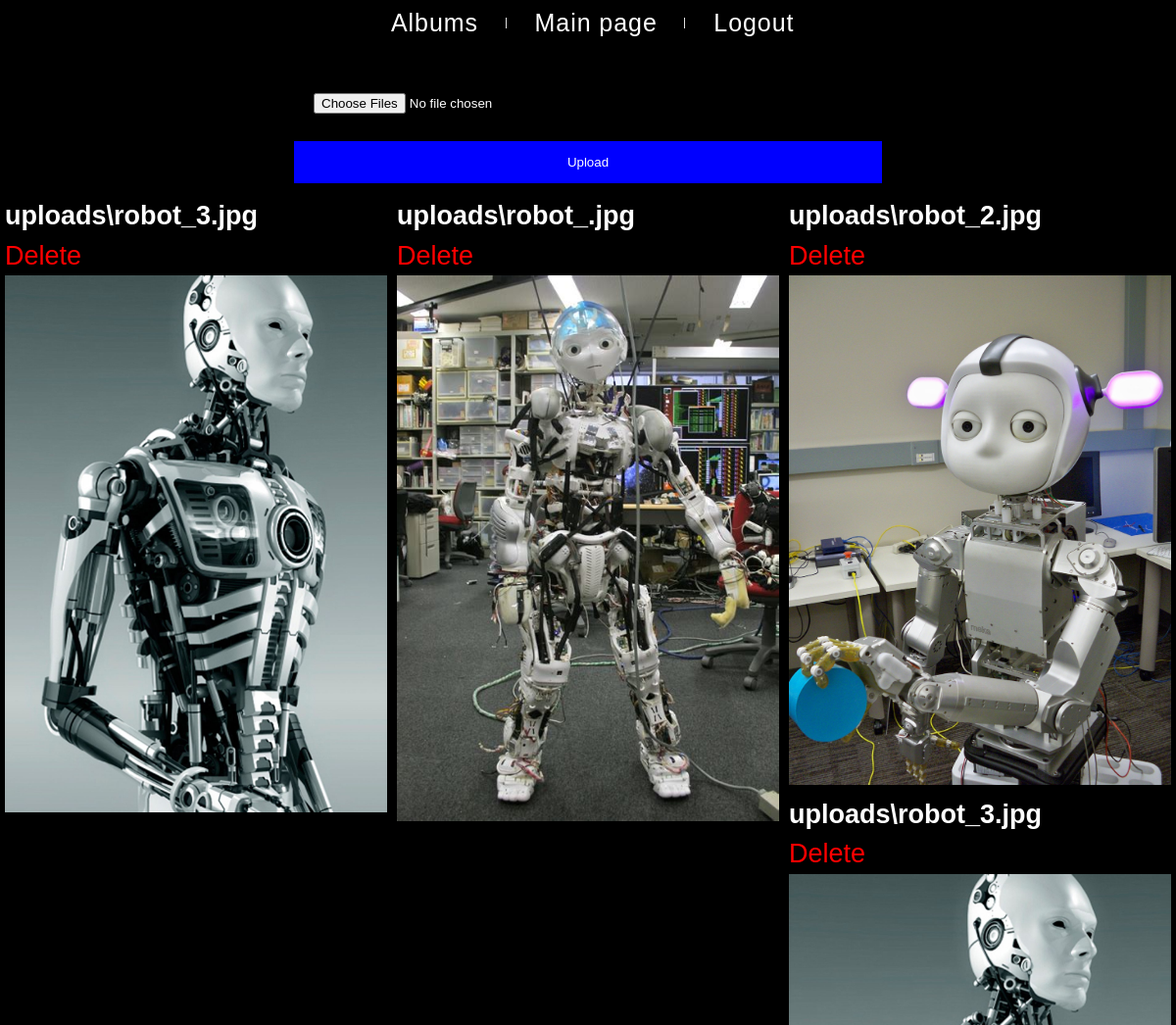
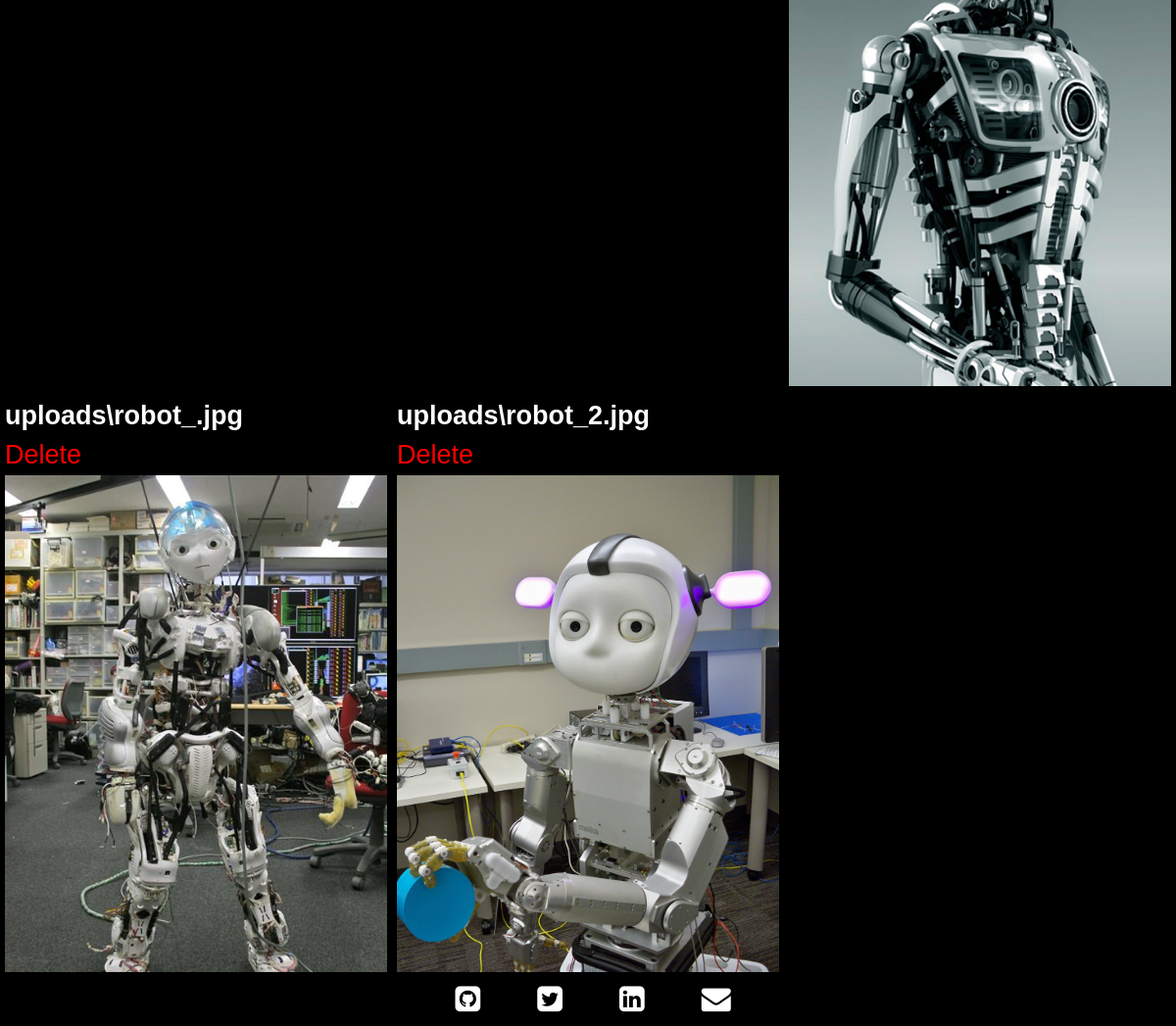
The app's page /photo_upload/2, older data (2 pictures, top to bottom).
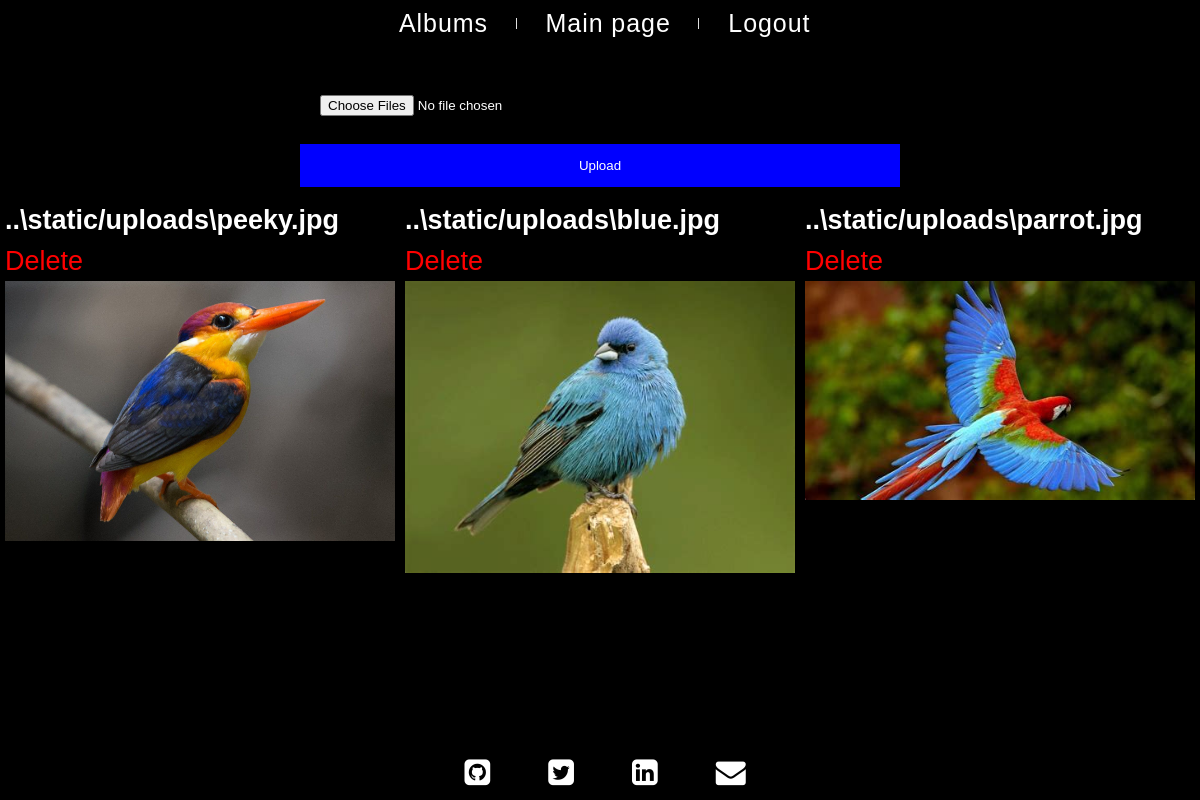
The same page, newer data.
### models.py (models this page shows)
class Photo(db.Model):
    id = db.Column(db.Integer, primary_key = True)
    album_id = db.Column(db.Integer, db.ForeignKey('album.id'))
    image = db.Column(db.String(100))

### views.py (the view, shortened to what this page needs)
@app.route('/photo_upload/<album_id>', methods=['GET','POST'])
def photo_upload(album_id):
    uploaded_files = request.files.getlist("file[]")
    filenames = []
    photos = Photo.query.filter_by(album_id=album_id).all()
    return render_template('upload.html', photos=photos, album_id = album_id)

### templates/upload.html
{% extends "base.html" %} {% block style %}
<link rel="stylesheet" type="text/css" href="{{ url_for('static',filename='styles/upload.css') }}"> {% endblock %} {% block top %}
<form method="post" enctype="multipart/form-data">
    <input type="file" multiple="" name="file[]" class="span3" />
    <input type="submit" value="Upload" class="span2">
</form>
{% endblock %} {% block body %}
<div class="row">
    {% for photo in photos %}
    <div class="column">
        <h2>{{photo.image}}</h2>
        <h2><a href="/delete_photo/{{photo.album_id}}/{{photo.id}}" style="color: red;">Delete</a></h2>
        <img src="{{photo.image}}" alt="Robot Image" width="460" height="345">
    </div>
    {% endfor %}
</div>
{% endblock %}

### templates/base.html (shortened to what this page needs)
<!DOCTYPE html>
<html>
<head>
    <link rel="stylesheet" href="https://cdnjs.cloudflare.com/ajax/libs/font-awesome/4.7.0/css/font-awesome.min.css">
    <link rel="stylesheet" type="text/css" href="{{ url_for('static',filename='styles/main.css') }}"> {% block style %} {% endblock %}
</head>
<body>
    {% block top %} {% endblock %}
    <section class="fixed-nav-bar">
        <nav>
            <div id="navigation-bar">
                <ul>
                    <li><a href="/album_menu"><span>Albums</span></a></li>
                    <li><a href="/"><span>Main page</span></a></li>
                    <li><a href="/logout"><span>Logout</span></a></li>
                </ul>
            </div>
        </nav>
    </section>
    {% block body %} {% endblock %}
    <footer>
        <div class="wrapper">
            <ul>
                <li>
                    <a class="fa fa-github-square " href="https://github.com/EvilRobot01" target="_blank"></a>
                </li>
                <li>
                    <a class="fa fa-twitter-square" href="https://twitter.com/harold_bothead" target="_blank"></a>
                </li>
                <li>
                    <a class="fa fa-linkedin-square " href="https://www.linkedin.com/in/harolddf/" target="_blank"></a>
                </li>
                <li>
                    <a class="fa fa-envelope" href="mailto:fullstackbot@hotmail.com" target="_blank"></a>
                </li>
            </ul>
        </div>
    </footer>
</body>
</html>

### static/styles/main.css (style rules this page uses)
.projects, .contact, nav, footer { text-align: center; }
html { box-sizing: border-box; font-size: 15px; font-weight: lighter }
*, *::before, *::after { box-sizing: inherit }
html, body, ul, ol, figure { margin: 0; padding: 0; }
img { vertical-align: middle }
h1, h2, h3 { margin: 0 }
body { font: normal 300 18px "Roboto", sans-serif; color: white; background-color: black; line-height: 1.5; }
a { color: white; font-weight: 300; position: relative; -webkit-transition: color 0.2s ease-in-out; transition: color 0.2s ease-in-out; text-decoration: none; white-space: nowrap; outline: none }
.fixed-nav-bar { position: fixed; top: 0; left: 0; z-index: 9999; width: 100%; height: 0px; background-color: black; }
nav { max-width: 96rem; margin: 130px auto; margin-top: 0px; background-color: black; box-shadow: 0 2px 5px rgba(0, 0, 0, 0.3); font-size: 25px; padding: 5px 0; }
nav ul { margin: 0; padding: 0; list-style: none; overflow: hidden; }
nav ul { transition: 1s }
nav ul li { display: inline-block; padding: 0 2rem; margin-right: -.375em; position: relative }
nav ul li:before { content: ""; display: block; background-color: #e0e0e0; position: absolute; left: 0; top: 50%; line-height: 0; width: 1px; height: .75rem; margin-top: -.375rem }
nav ul li:first-child:before { display: none }
nav ul li a { letter-spacing: .0625rem; cursor: pointer }
nav ul li a:after { content: ""; display: block; background-color: transparent; position: absolute; bottom: -3px; left: 0; width: 100%; height: 1px; transform-origin: 50% 0; transform: scaleX(0.6); transition: .3s }
img { height: 375px; width: 100%; }
footer { padding: 5px; position: fixed; bottom: 0px; width: 100%; margin-left: auto; margin-right: auto; background-color: black; }
footer ul { margin: 0; padding: 0; list-style: none; font-size: 30px; transition: 1s }
footer ul li { display: inline-block; padding: 0 2rem; margin-right: -.375em; position: relative }
footer ul li:before { content: ""; display: block; background-color: black; position: absolute; left: 0; top: 50%; line-height: 0; width: 1px; height: .75rem; margin-top: -.375rem }
footer ul li:first-child:before { display: none }
footer ul li a { letter-spacing: .0625rem; cursor: pointer }
footer ul li a:after { content: ""; display: block; background-color: transparent; position: absolute; bottom: -3px; left: 0; width: 100%; height: 1px; transform-origin: 50% 0; transform: scaleX(0.6); transition: .3s }

### static/styles/upload.css (style rules this page uses)
* { box-sizing: border-box; }
.column { float: left; width: 33.33%; padding: 5px; }
img { height: 100%; }
.row::after { content: ""; clear: both; display: table; }
body { font-family: Arial, Helvetica, sans-serif; }
form { margin-top: 5rem; width: 50%; margin-left: auto; margin-right: auto; }
input[type=file] { width: 100%; padding: 12px 20px; margin: 8px 0; display: inline-block; box-sizing: border-box; }
input[type=submit] { background-color: blue; color: white; padding: 14px 20px; margin: 8px 0; border: none; cursor: pointer; width: 100%; }

Row changes from the older to the newer data that the page shows:
removed Photo: image "uploads\\robot_3.jpg"
removed Photo: image "uploads\\robot_.jpg"
removed Photo: image "uploads\\robot_2.jpg"
removed Photo: image "uploads\\robot_3.jpg"
removed Photo: image "uploads\\robot_.jpg"
removed Photo: image "uploads\\robot_2.jpg"
now on this page (row edited): Photo: image "..\\static/uploads\\peeky.jpg", shows a picture
now on this page (row edited): Photo: image "..\\static/uploads\\blue.jpg", shows a picture
now on this page (row edited): Photo: image "..\\static/uploads\\parrot.jpg", shows a picture
